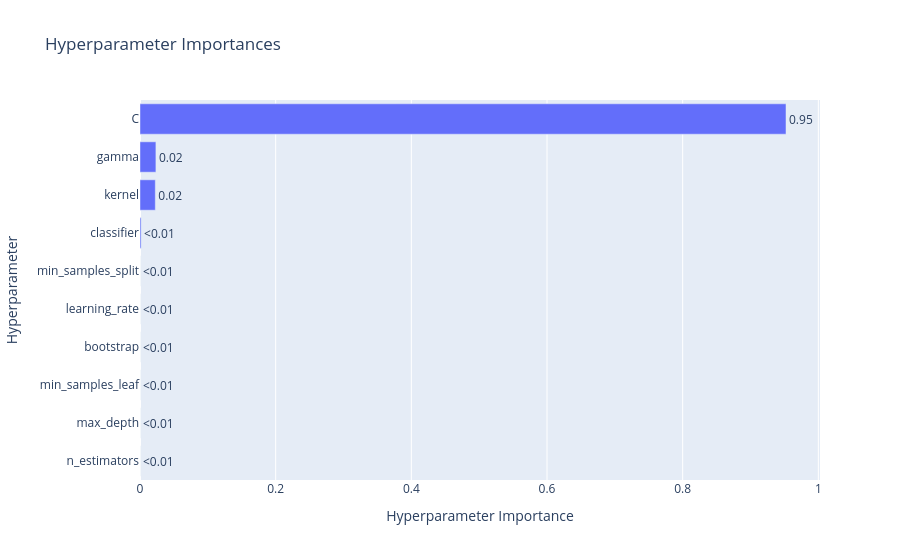

Notebook code for this chart:
### Code cell
plot_param_importances(study).show()

### Figure 1 — Plotly figure (JSON) as saved in the notebook; plotly's stock layout.template omitted (floating-point values rounded to 4 significant figures)
{"data": [{"cliponaxis": false, "hovertemplate": ["n_estimators (IntDistribution): 0.0<extra></extra>", "max_depth (IntDistribution): 0.0<extra></extra>", "min_samples_leaf (IntDistribution): 0.0<extra></extra>", "bootstrap (CategoricalDistribution): 0.0<extra></extra>", "learning_rate (FloatDistribution): 0.0<extra></extra>", "min_samples_split (IntDistribution): 0.0<extra></extra>", "classifier (CategoricalDistribution): 0.0016332568400911362<extra></extra>", "kernel (CategoricalDistribution): 0.022579545041602766<extra></extra>", "gamma (CategoricalDistribution): 0.02344973248477133<extra></extra>", "C (FloatDistribution): 0.9523374656335348<extra></extra>"], "name": "Objective Value", "orientation": "h", "text": ["<0.01", "<0.01", "<0.01", "<0.01", "<0.01", "<0.01", "<0.01", "0.02", "0.02", "0.95"], "textposition": "outside", "type": "bar", "x": [0, 0, 0, 0, 0, 0, 0.001633, 0.02258, 0.02345, 0.9523], "y": ["n_estimators", "max_depth", "min_samples_leaf", "bootstrap", "learning_rate", "min_samples_split", "classifier", "kernel", "gamma", "C"]}], "layout": {"title": {"text": "Hyperparameter Importances"}, "xaxis": {"title": {"text": "Hyperparameter Importance"}}, "yaxis": {"title": {"text": "Hyperparameter"}}}}
